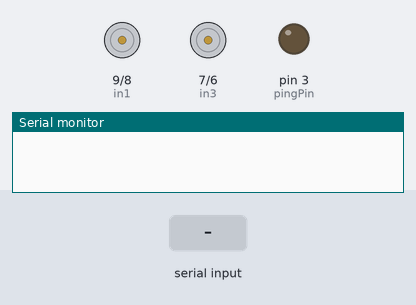
The sketch below on a simulated Arduino Uno, built with avr-gcc and run on an emulated ATmega328P. Shown: motor-driver pin pairs drawn as motors (green arrow = first pin HIGH = forward, orange = second pin HIGH = backward, longer = more drive, scaled by the enable pin), output pins drawn as LEDs (lit = HIGH), the last lines printed to the serial monitor. The inputs (shaded band) are chosen by the test bench.

Above: at 1.2 s.
1.3 s: "1" received over the second serial link
At 1.7 s:
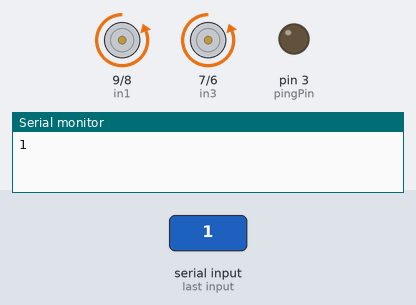
2.8 s: "3" received over the second serial link
At 4.0 s:
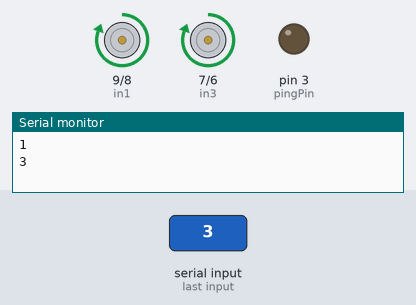
4.3 s: "4" received over the second serial link
At 5.1 s:
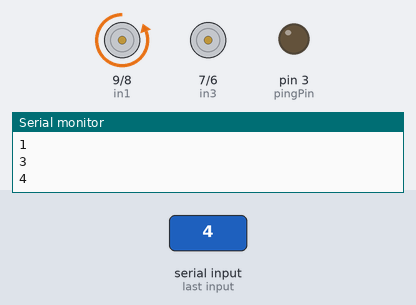
5.8 s: "2" received over the second serial link
At 6.3 s:
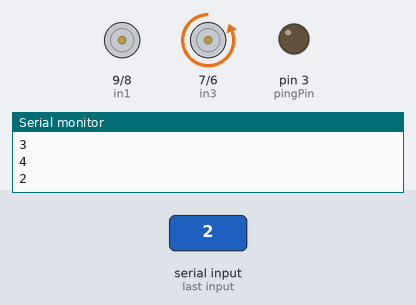
Timing chart, 0 to 8.3 s (numbered marks = the images above; inputs shaded):
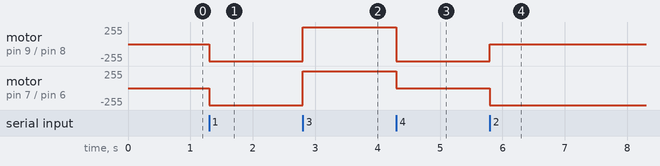

The sketch:

bluetooth_keuwlsoft_pads.ino
```cpp
#include <Servo.h>
#include <SoftwareSerial.h>

SoftwareSerial SerialBLE(10, 11); // RX, TX

int pad_x, pad_y; // Control pad values sent from Andorid device
char bluetoothData; // Received data

// motor one
int enA = 10;
int in1 = 9;
int in2 = 8;
// motor two
int enB = 5;
int in3 = 7;
int in4 = 6;

const int echoPin = 2;
const int pingPin = 3;
long duration, distance;

int val = 0;  // Current value of pad

void setup() {
  Serial.begin(9600);

  SerialBLE.begin(9600);  // Initialize Bluetooth commuication

  pinMode(pingPin, OUTPUT);
  pinMode(echoPin, INPUT);
  pinMode(enA, OUTPUT);
  pinMode(enB, OUTPUT);
  pinMode(in1, OUTPUT);
  pinMode(in2, OUTPUT);
  pinMode(in3, OUTPUT);
  pinMode(in4, OUTPUT);
}

void loop() {
  if (SerialBLE.available()){
    bluetoothData=SerialBLE.read();

    ///////// Control Pad on Left /////////
    if(bluetoothData == '1') { // Forward
      val = 1;
      Serial.println('1');
    }
    if(bluetoothData == '3') { // Backward
      val = 3;
      Serial.println('3');
    }
    if(bluetoothData == '4') { // Left
      val = 4;
      Serial.println('4');
    }
    if(bluetoothData == '2') { // Right
      val = 2;
      Serial.println('2');
    }
    if(bluetoothData == '0') { // Do nothing
      val = 0;
      Serial.println('0');
    }
  }

  if (val == 1) {
    moveForward();
  }
  if (val == 3) {
    moveBackward();
  }
  if (val == 4) {
    turnLeft();
  }
  if (val == 2) {
    turnRight();
  }
}


void moveForward() {
  digitalWrite(in1, LOW);
  digitalWrite(in2, HIGH);
  digitalWrite(in3, LOW);
  digitalWrite(in4, HIGH);
  analogWrite(enA, 255);
  analogWrite(enB, 255);
}

void turnLeft() {
  digitalWrite(in1, LOW);
  digitalWrite(in2, HIGH);
  digitalWrite(in3, LOW);
  digitalWrite(in4, HIGH);

  analogWrite(enA, 255);
  analogWrite(enB, 0);
}

void turnRight() {
  digitalWrite(in1, LOW);
  digitalWrite(in2, HIGH);
  digitalWrite(in3, LOW);
  digitalWrite(in4, HIGH);

  analogWrite(enA, 0);
  analogWrite(enB, 255);
}

void brake() {
  analogWrite(enA, 0);
  analogWrite(enB, 0);
}

void moveBackward() {
  digitalWrite(in1, HIGH);
  digitalWrite(in2, LOW);
  digitalWrite(in3, HIGH);
  digitalWrite(in4, LOW);

  analogWrite(enA, 255);
  analogWrite(enB, 255);
}

int getDistance() {
  digitalWrite(pingPin, LOW);
  delayMicroseconds(2);
  digitalWrite(pingPin, HIGH);
  delayMicroseconds(5);
  digitalWrite(pingPin, LOW);
  duration = pulseIn(echoPin, HIGH);
  delay(100);
  return microsecondsToCentimeters(duration);
}


long microsecondsToCentimeters(long microseconds) {
  return microseconds / 29 / 2;
}
```

Measured:
- after the input at 1.3 s, motor on pin 9 (in1) / pin 8 (in2), motor on pin 7 (in3) / pin 6 (in4): stopped → backward 255/255 at once
- after the input at 2.8 s, motor on pin 9 (in1) / pin 8 (in2), motor on pin 7 (in3) / pin 6 (in4): backward 255/255 → forward 255/255 at once
- after the input at 4.3 s, motor on pin 9 (in1) / pin 8 (in2): forward 255/255 → backward 255/255 at once; motor on pin 7 (in3) / pin 6 (in4): forward 255/255 → stopped at once
- after the input at 5.8 s, motor on pin 9 (in1) / pin 8 (in2): backward 255/255 → stopped at once; motor on pin 7 (in3) / pin 6 (in4): stopped → backward 255/255 at once
